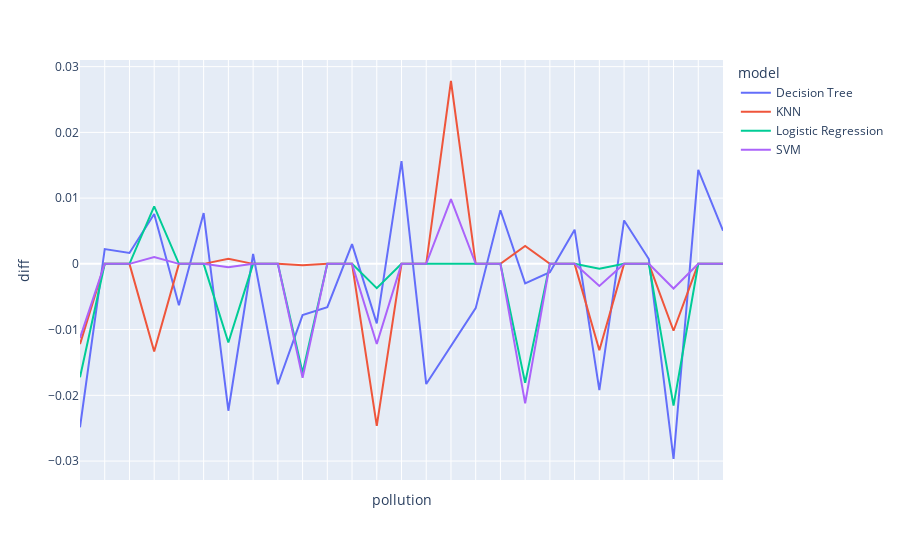

Write notebook code for a chart like this one.
### Code cell
fig = px.line(agg.dropna(subset=pol_col), x="pollution", y="diff", color='model')

fig.update_xaxes(showticklabels=False)

fig.show()

### Figure 1 — Plotly figure (JSON) as saved in the notebook; plotly's stock layout.template omitted (floating-point values rounded to 4 significant figures)
{"data": [{"hovertemplate": "model=Decision Tree<br>pollution=%{x}<br>diff=%{y}<extra></extra>", "legendgroup": "Decision Tree", "line": {"color": "#636efa", "dash": "solid"}, "marker": {"symbol": "circle"}, "mode": "lines", "name": "Decision Tree", "orientation": "v", "showlegend": true, "type": "scatter", "x": ["duplicate_factor_3_completness_pollution_0.2_feature_accuracy_pollution_0.2_random_seed_42", "duplicate_factor_5_completness_pollution_0.2_feature_accuracy_pollution_0.2_random_seed_42", "duplicate_factor_7_completness_pollution_0.2_feature_accuracy_pollution_0.2_random_seed_42", "duplicate_factor_3_completness_pollution_0.4_feature_accuracy_pollution_0.2_random_seed_42", "duplicate_factor_5_completness_pollution_0.4_feature_accuracy_pollution_0.2_random_seed_42", "duplicate_factor_7_completness_pollution_0.4_feature_accuracy_pollution_0.2_random_seed_42", "duplicate_factor_3_completness_pollution_0.6_feature_accuracy_pollution_0.2_random_seed_42", "duplicate_factor_5_completness_pollution_0.6_feature_accuracy_pollution_0.2_random_seed_42", "duplicate_factor_7_completness_pollution_0.6_feature_accuracy_pollution_0.2_random_seed_42", "duplicate_factor_3_completness_pollution_0.2_feature_accuracy_pollution_0.4_random_seed_42", "duplicate_factor_5_completness_pollution_0.2_feature_accuracy_pollution_0.4_random_seed_42", "duplicate_factor_7_completness_pollution_0.2_feature_accuracy_pollution_0.4_random_seed_42", "duplicate_factor_3_completness_pollution_0.4_feature_accuracy_pollution_0.4_random_seed_42", "duplicate_factor_5_completness_pollution_0.4_feature_accuracy_pollution_0.4_random_seed_42", "duplicate_factor_7_completness_pollution_0.4_feature_accuracy_pollution_0.4_random_seed_42", "duplicate_factor_3_completness_pollution_0.6_feature_accuracy_pollution_0.4_random_seed_42", "duplicate_factor_5_completness_pollution_0.6_feature_accuracy_pollution_0.4_random_seed_42", "duplicate_factor_7_completness_pollution_0.6_feature_accuracy_pollution_0.4_random_seed_42", "duplicate_factor_3_completness_pollution_0.2_feature_accuracy_pollution_0.6_random_seed_42", "duplicate_factor_5_completness_pollution_0.2_feature_accuracy_pollution_0.6_random_seed_42", "duplicate_factor_7_completness_pollution_0.2_feature_accuracy_pollution_0.6_random_seed_42", "duplicate_factor_3_completness_pollution_0.4_feature_accuracy_pollution_0.6_random_seed_42", "duplicate_factor_5_completness_pollution_0.4_feature_accuracy_pollution_0.6_random_seed_42", "duplicate_factor_7_completness_pollution_0.4_feature_accuracy_pollution_0.6_random_seed_42", "duplicate_factor_3_completness_pollution_0.6_feature_accuracy_pollution_0.6_random_seed_42", "duplicate_factor_5_completness_pollution_0.6_feature_accuracy_pollution_0.6_random_seed_42", "duplicate_factor_7_completness_pollution_0.6_feature_accuracy_pollution_0.6_random_seed_42"], "xaxis": "x", "y": [-0.02486, 0.002244, 0.001651, 0.007596, -0.006288, 0.00772, -0.02234, 0.001497, -0.01832, -0.007803, -0.006579, 0.003005, -0.009057, 0.01564, -0.01828, -0.01257, -0.006739, 0.008161, -0.002963, -0.001276, 0.005193, -0.01922, 0.006608, 0.0007346, -0.02969, 0.01429, 0.005045], "yaxis": "y"}, {"hovertemplate": "model=KNN<br>pollution=%{x}<br>diff=%{y}<extra></extra>", "legendgroup": "KNN", "line": {"color": "#EF553B", "dash": "solid"}, "marker": {"symbol": "circle"}, "mode": "lines", "name": "KNN", "orientation": "v", "showlegend": true, "type": "scatter", "x": ["duplicate_factor_3_completness_pollution_0.2_feature_accuracy_pollution_0.2_random_seed_42", "duplicate_factor_5_completness_pollution_0.2_feature_accuracy_pollution_0.2_random_seed_42", "duplicate_factor_7_completness_pollution_0.2_feature_accuracy_pollution_0.2_random_seed_42", "duplicate_factor_3_completness_pollution_0.4_feature_accuracy_pollution_0.2_random_seed_42", "duplicate_factor_5_completness_pollution_0.4_feature_accuracy_pollution_0.2_random_seed_42", "duplicate_factor_7_completness_pollution_0.4_feature_accuracy_pollution_0.2_random_seed_42", "duplicate_factor_3_completness_pollution_0.6_feature_accuracy_pollution_0.2_random_seed_42", "duplicate_factor_5_completness_pollution_0.6_feature_accuracy_pollution_0.2_random_seed_42", "duplicate_factor_7_completness_pollution_0.6_feature_accuracy_pollution_0.2_random_seed_42", "duplicate_factor_3_completness_pollution_0.2_feature_accuracy_pollution_0.4_random_seed_42", "duplicate_factor_5_completness_pollution_0.2_feature_accuracy_pollution_0.4_random_seed_42", "duplicate_factor_7_completness_pollution_0.2_feature_accuracy_pollution_0.4_random_seed_42", "duplicate_factor_3_completness_pollution_0.4_feature_accuracy_pollution_0.4_random_seed_42", "duplicate_factor_5_completness_pollution_0.4_feature_accuracy_pollution_0.4_random_seed_42", "duplicate_factor_7_completness_pollution_0.4_feature_accuracy_pollution_0.4_random_seed_42", "duplicate_factor_3_completness_pollution_0.6_feature_accuracy_pollution_0.4_random_seed_42", "duplicate_factor_5_completness_pollution_0.6_feature_accuracy_pollution_0.4_random_seed_42", "duplicate_factor_7_completness_pollution_0.6_feature_accuracy_pollution_0.4_random_seed_42", "duplicate_factor_3_completness_pollution_0.2_feature_accuracy_pollution_0.6_random_seed_42", "duplicate_factor_5_completness_pollution_0.2_feature_accuracy_pollution_0.6_random_seed_42", "duplicate_factor_7_completness_pollution_0.2_feature_accuracy_pollution_0.6_random_seed_42", "duplicate_factor_3_completness_pollution_0.4_feature_accuracy_pollution_0.6_random_seed_42", "duplicate_factor_5_completness_pollution_0.4_feature_accuracy_pollution_0.6_random_seed_42", "duplicate_factor_7_completness_pollution_0.4_feature_accuracy_pollution_0.6_random_seed_42", "duplicate_factor_3_completness_pollution_0.6_feature_accuracy_pollution_0.6_random_seed_42", "duplicate_factor_5_completness_pollution_0.6_feature_accuracy_pollution_0.6_random_seed_42", "duplicate_factor_7_completness_pollution_0.6_feature_accuracy_pollution_0.6_random_seed_42"], "xaxis": "x", "y": [-0.0122, 0, 0, -0.01332, 0, 0, 0.0007905, 0, 0, -0.0002304, 0, 0, -0.02463, 0, 0, 0.02782, 0, 0, 0.002717, 0, 0, -0.01315, 0, 0, -0.01018, 0, 0], "yaxis": "y"}, {"hovertemplate": "model=Logistic Regression<br>pollution=%{x}<br>diff=%{y}<extra></extra>", "legendgroup": "Logistic Regression", "line": {"color": "#00cc96", "dash": "solid"}, "marker": {"symbol": "circle"}, "mode": "lines", "name": "Logistic Regression", "orientation": "v", "showlegend": true, "type": "scatter", "x": ["duplicate_factor_3_completness_pollution_0.2_feature_accuracy_pollution_0.2_random_seed_42", "duplicate_factor_5_completness_pollution_0.2_feature_accuracy_pollution_0.2_random_seed_42", "duplicate_factor_7_completness_pollution_0.2_feature_accuracy_pollution_0.2_random_seed_42", "duplicate_factor_3_completness_pollution_0.4_feature_accuracy_pollution_0.2_random_seed_42", "duplicate_factor_5_completness_pollution_0.4_feature_accuracy_pollution_0.2_random_seed_42", "duplicate_factor_7_completness_pollution_0.4_feature_accuracy_pollution_0.2_random_seed_42", "duplicate_factor_3_completness_pollution_0.6_feature_accuracy_pollution_0.2_random_seed_42", "duplicate_factor_5_completness_pollution_0.6_feature_accuracy_pollution_0.2_random_seed_42", "duplicate_factor_7_completness_pollution_0.6_feature_accuracy_pollution_0.2_random_seed_42", "duplicate_factor_3_completness_pollution_0.2_feature_accuracy_pollution_0.4_random_seed_42", "duplicate_factor_5_completness_pollution_0.2_feature_accuracy_pollution_0.4_random_seed_42", "duplicate_factor_7_completness_pollution_0.2_feature_accuracy_pollution_0.4_random_seed_42", "duplicate_factor_3_completness_pollution_0.4_feature_accuracy_pollution_0.4_random_seed_42", "duplicate_factor_5_completness_pollution_0.4_feature_accuracy_pollution_0.4_random_seed_42", "duplicate_factor_7_completness_pollution_0.4_feature_accuracy_pollution_0.4_random_seed_42", "duplicate_factor_3_completness_pollution_0.6_feature_accuracy_pollution_0.4_random_seed_42", "duplicate_factor_5_completness_pollution_0.6_feature_accuracy_pollution_0.4_random_seed_42", "duplicate_factor_7_completness_pollution_0.6_feature_accuracy_pollution_0.4_random_seed_42", "duplicate_factor_3_completness_pollution_0.2_feature_accuracy_pollution_0.6_random_seed_42", "duplicate_factor_5_completness_pollution_0.2_feature_accuracy_pollution_0.6_random_seed_42", "duplicate_factor_7_completness_pollution_0.2_feature_accuracy_pollution_0.6_random_seed_42", "duplicate_factor_3_completness_pollution_0.4_feature_accuracy_pollution_0.6_random_seed_42", "duplicate_factor_5_completness_pollution_0.4_feature_accuracy_pollution_0.6_random_seed_42", "duplicate_factor_7_completness_pollution_0.4_feature_accuracy_pollution_0.6_random_seed_42", "duplicate_factor_3_completness_pollution_0.6_feature_accuracy_pollution_0.6_random_seed_42", "duplicate_factor_5_completness_pollution_0.6_feature_accuracy_pollution_0.6_random_seed_42", "duplicate_factor_7_completness_pollution_0.6_feature_accuracy_pollution_0.6_random_seed_42"], "xaxis": "x", "y": [-0.01726, 0, 0, 0.00876, 0, 0, -0.01196, 0, 0, -0.01656, 0, 0, -0.003692, 0, 0, 5.102e-05, 0, 0, -0.01811, 0, 0, -0.0007456, 0, 0, -0.02157, 0, 0], "yaxis": "y"}, {"hovertemplate": "model=SVM<br>pollution=%{x}<br>diff=%{y}<extra></extra>", "legendgroup": "SVM", "line": {"color": "#ab63fa", "dash": "solid"}, "marker": {"symbol": "circle"}, "mode": "lines", "name": "SVM", "orientation": "v", "showlegend": true, "type": "scatter", "x": ["duplicate_factor_3_completness_pollution_0.2_feature_accuracy_pollution_0.2_random_seed_42", "duplicate_factor_5_completness_pollution_0.2_feature_accuracy_pollution_0.2_random_seed_42", "duplicate_factor_7_completness_pollution_0.2_feature_accuracy_pollution_0.2_random_seed_42", "duplicate_factor_3_completness_pollution_0.4_feature_accuracy_pollution_0.2_random_seed_42", "duplicate_factor_5_completness_pollution_0.4_feature_accuracy_pollution_0.2_random_seed_42", "duplicate_factor_7_completness_pollution_0.4_feature_accuracy_pollution_0.2_random_seed_42", "duplicate_factor_3_completness_pollution_0.6_feature_accuracy_pollution_0.2_random_seed_42", "duplicate_factor_5_completness_pollution_0.6_feature_accuracy_pollution_0.2_random_seed_42", "duplicate_factor_7_completness_pollution_0.6_feature_accuracy_pollution_0.2_random_seed_42", "duplicate_factor_3_completness_pollution_0.2_feature_accuracy_pollution_0.4_random_seed_42", "duplicate_factor_5_completness_pollution_0.2_feature_accuracy_pollution_0.4_random_seed_42", "duplicate_factor_7_completness_pollution_0.2_feature_accuracy_pollution_0.4_random_seed_42", "duplicate_factor_3_completness_pollution_0.4_feature_accuracy_pollution_0.4_random_seed_42", "duplicate_factor_5_completness_pollution_0.4_feature_accuracy_pollution_0.4_random_seed_42", "duplicate_factor_7_completness_pollution_0.4_feature_accuracy_pollution_0.4_random_seed_42", "duplicate_factor_3_completness_pollution_0.6_feature_accuracy_pollution_0.4_random_seed_42", "duplicate_factor_5_completness_pollution_0.6_feature_accuracy_pollution_0.4_random_seed_42", "duplicate_factor_7_completness_pollution_0.6_feature_accuracy_pollution_0.4_random_seed_42", "duplicate_factor_3_completness_pollution_0.2_feature_accuracy_pollution_0.6_random_seed_42", "duplicate_factor_5_completness_pollution_0.2_feature_accuracy_pollution_0.6_random_seed_42", "duplicate_factor_7_completness_pollution_0.2_feature_accuracy_pollution_0.6_random_seed_42", "duplicate_factor_3_completness_pollution_0.4_feature_accuracy_pollution_0.6_random_seed_42", "duplicate_factor_5_completness_pollution_0.4_feature_accuracy_pollution_0.6_random_seed_42", "duplicate_factor_7_completness_pollution_0.4_feature_accuracy_pollution_0.6_random_seed_42", "duplicate_factor_3_completness_pollution_0.6_feature_accuracy_pollution_0.6_random_seed_42", "duplicate_factor_5_completness_pollution_0.6_feature_accuracy_pollution_0.6_random_seed_42", "duplicate_factor_7_completness_pollution_0.6_feature_accuracy_pollution_0.6_random_seed_42"], "xaxis": "x", "y": [-0.01128, 0, 0, 0.001049, 0, 0, -0.0005232, 0, 0, -0.01732, 0, 0, -0.01219, 0, 0, 0.009864, 0, 0, -0.02122, 0, 0, -0.003354, 0, 0, -0.003762, 0, 0], "yaxis": "y"}], "layout": {"legend": {"title": {"text": "model"}, "tracegroupgap": 0}, "margin": {"t": 60}, "xaxis": {"anchor": "y", "domain": [0, 1], "showticklabels": false, "title": {"text": "pollution"}}, "yaxis": {"anchor": "x", "domain": [0, 1], "title": {"text": "diff"}}}}
